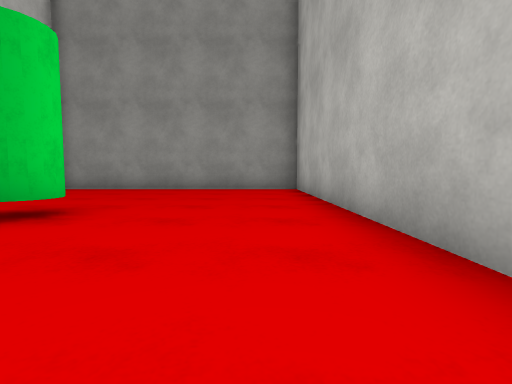
[1] (above)

24 first-person views from a walk through a Unity game level. The camera is 0.52 m above the floor, tilts 4° down and sees 85° across. The floor is counted in squares, 1 m on a side. Each view is taken from the middle of a square. On the plan, view 1 faces up. The plan holds only what a view shows up to about 9 squares ahead; the rest is blank. The place goes on beyond the plan. The player is left out. Surface patterns are stand-ins for the level's own textures.

[2]
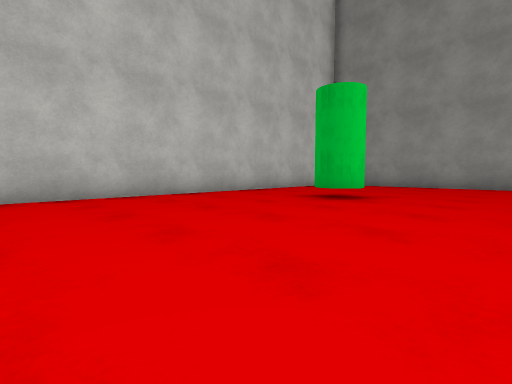

[3]
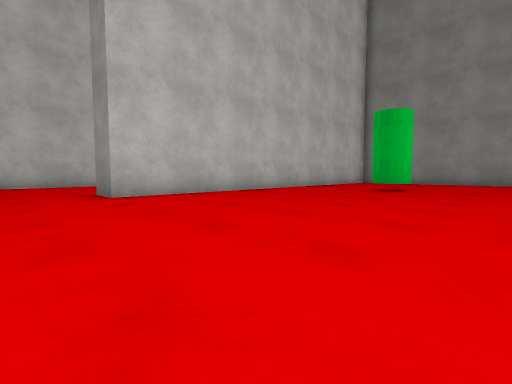

[4]
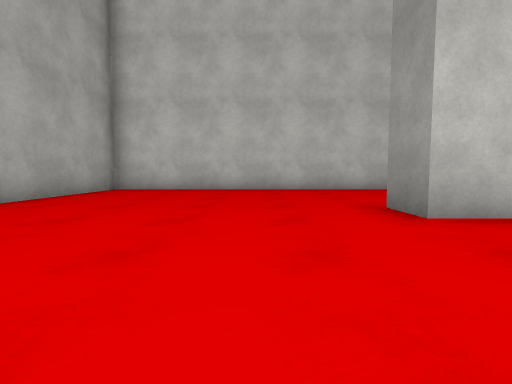

[5]
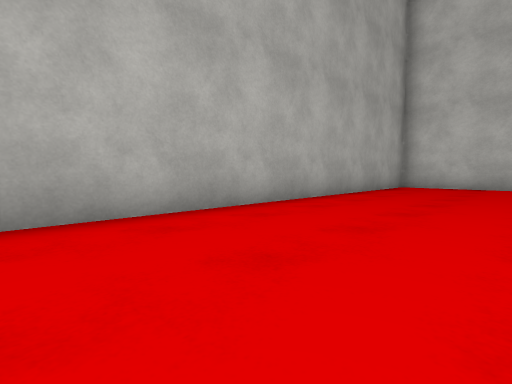

[6]
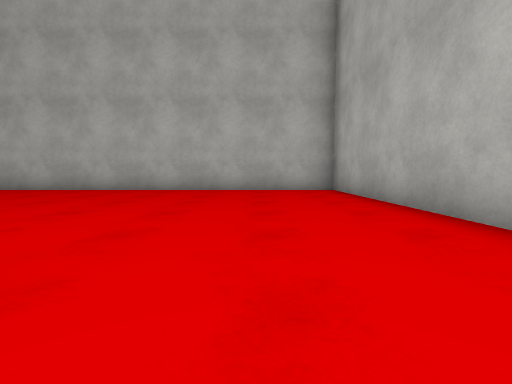

[7]
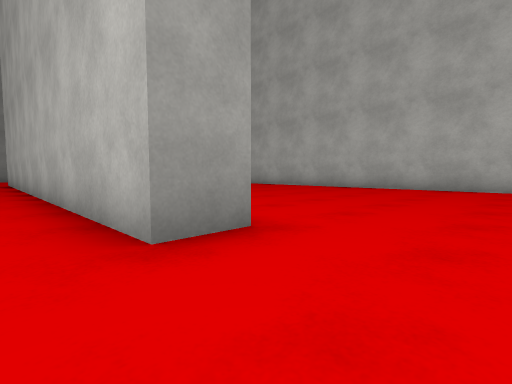

[8]
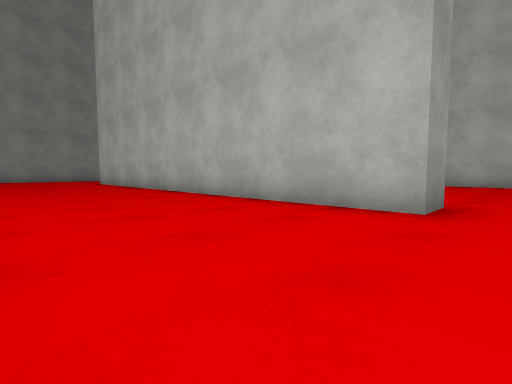

[9]
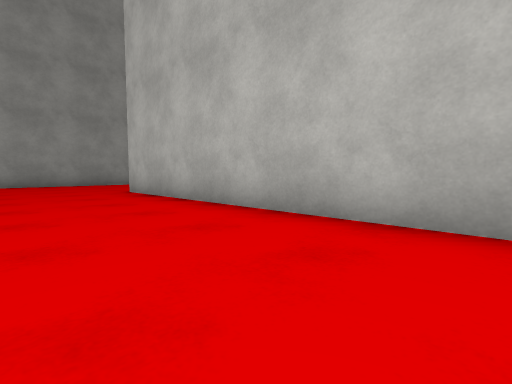

[10]
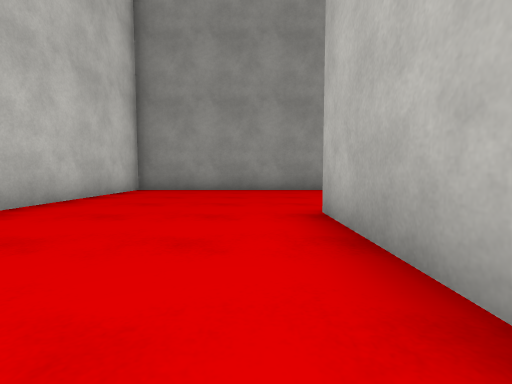

[11]
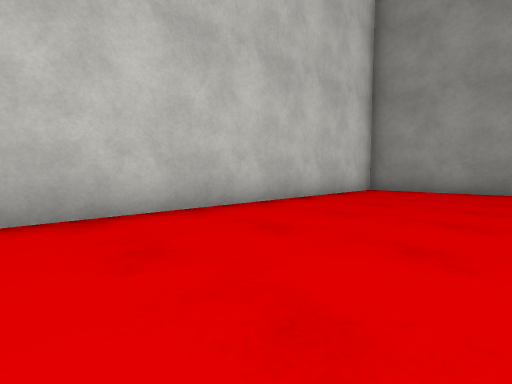

[12]
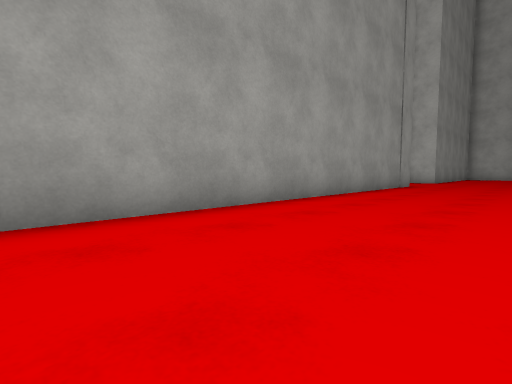

[13]
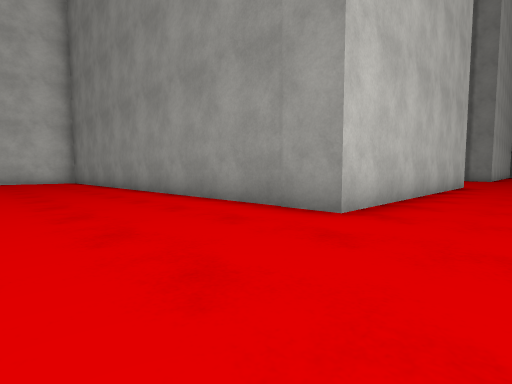

[14]
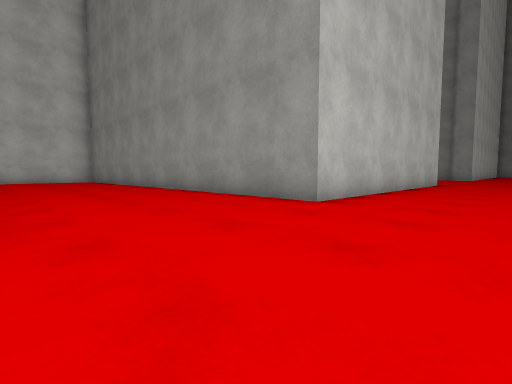

[15]
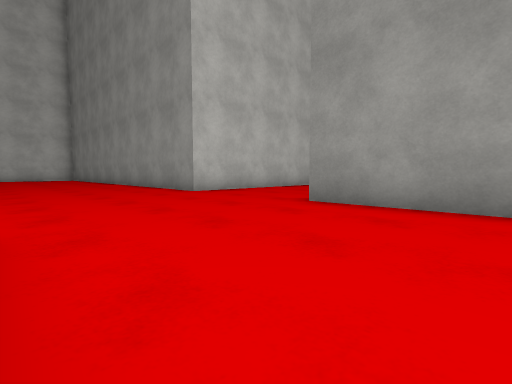

[16]
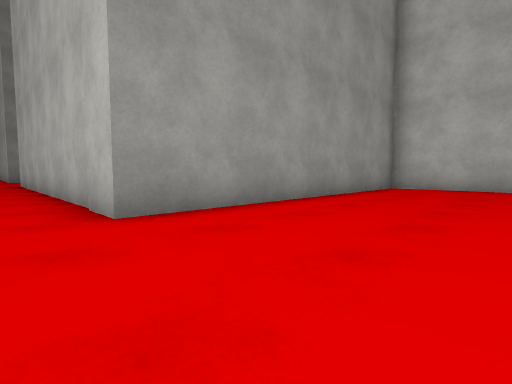

[17]
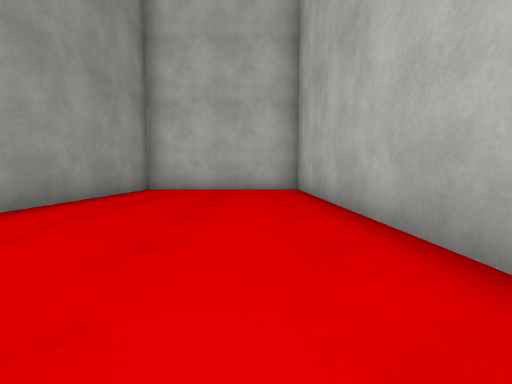

[18]
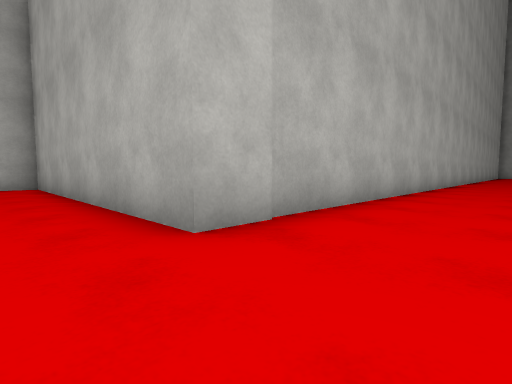

[19]
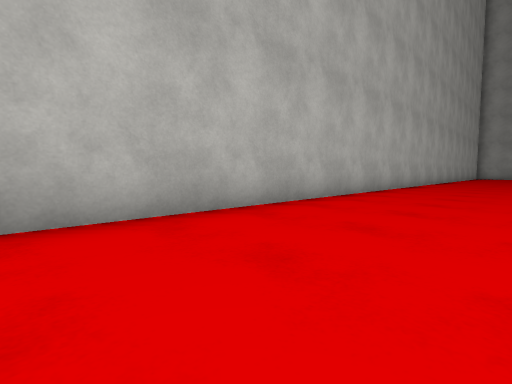

[20]
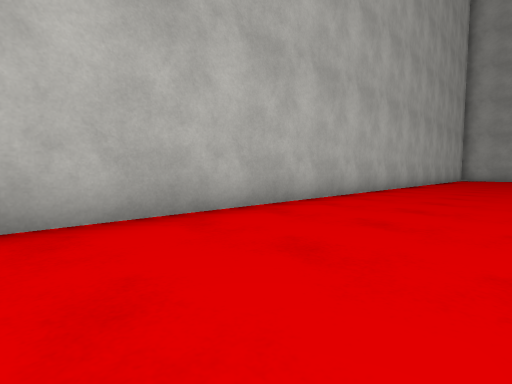

[21]
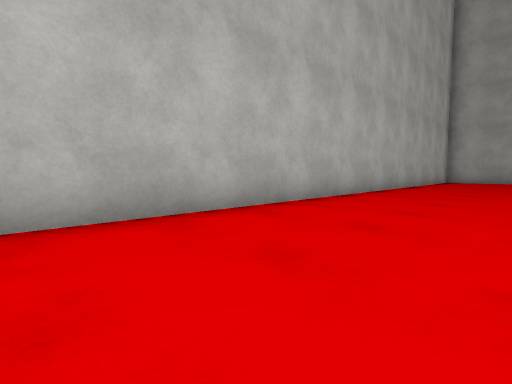

[22]
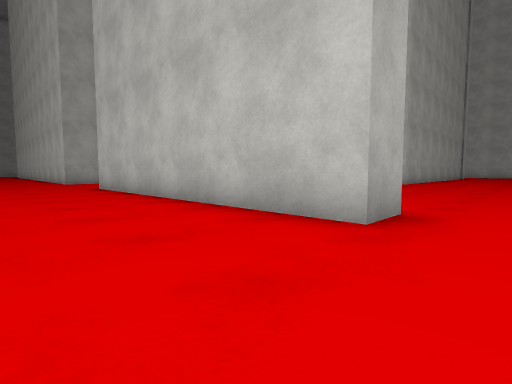

[23]
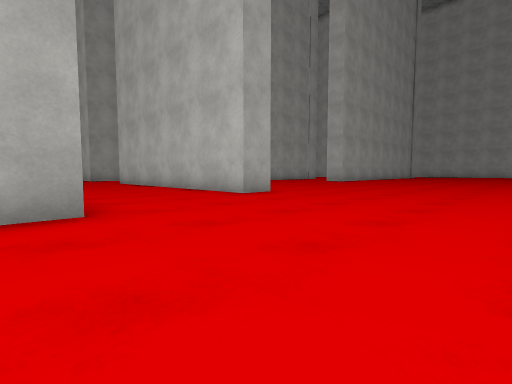

[24]
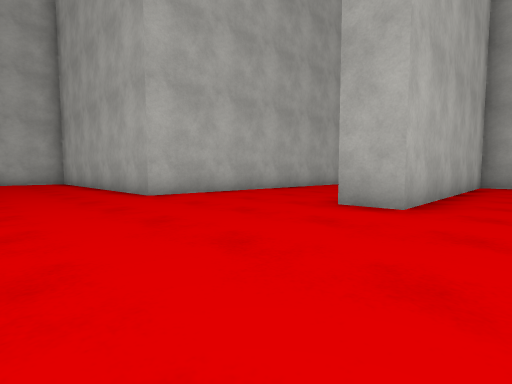

### Floor plan
Points are (right, up) in squares from view 1. A wall is a line through its corners. A room is listed if a view was taken in it or the views show most of it. See-through windows are left out.
Room 1 (views 1, 2, 3, 4, 5, 6, 7, 8, 9, 10, 11, 12, 13, 14, 15, 16, 17, 18, 19, 20, 21)
walls: (-6.1, 4.8) (-6.1, -3.1) (-7.1, -3.1) (-7.1, 9.8); (-11.5, -1) (-11.5, -9.3) (1.3, -9.3) (1.3, 8.7) (-6, 8.7); (6.1, -11.6) (6.1, 9.7) (14.6, 9.7) (14.6, 14.3) (6.1, 14.3) (6.1, 22.6); (2.3, 22.8) (2.3, 14.3) (-11.5, 14.3) (-11.5, 6.1)
ways out: opening at (4, 23) to room 2
objects: other object (-3, 3)
Room 2 (views 22, 23, 24)
walls: (0.5, 15.3) (1.3, 15.3) (1.3, 22.8) (2.3, 22.8); (6.1, 22.6) (6.1, 24.3) (10.1, 24.3)
ways out: opening at (4, 23) to room 1

Where each view was taken, in squares from view 1:
view 1: 0 up, 0 right, facing up
view 2: 2 down, 0 right, facing up-left
view 3: 5 down, 0 right, facing up-left
view 4: 5 down, 3 left, facing left
view 5: 6 down, 1 left, facing down-left
view 6: 7 down, 7 left, facing right
view 7: 5 down, 8 left, facing up-right
view 8: 4 down, 11 left, facing up-right
view 9: 2 up, 10 left, facing up-right
view 10: 6 up, 8 left, facing up
view 11: 6 up, 8 left, facing up-left
view 12: 11 up, 9 left, facing up-right
view 13: 11 up, 4 right, facing up-left
view 14: 10 up, 5 right, facing up-left
view 15: 10 up, 9 right, facing up-left
view 16: 11 up, 5 right, facing up-right
view 17: 11 up, 6 right, facing right
view 18: 11 up, 4 right, facing down-right
view 19: 8 up, 3 right, facing down-right
view 20: 2 up, 3 right, facing down-right
view 21: 2 down, 3 right, facing down-right
view 22: 24 up, 5 right, facing down-left
view 23: 28 up, 7 right, facing down-left
view 24: 27 up, 0 right, facing down-right
